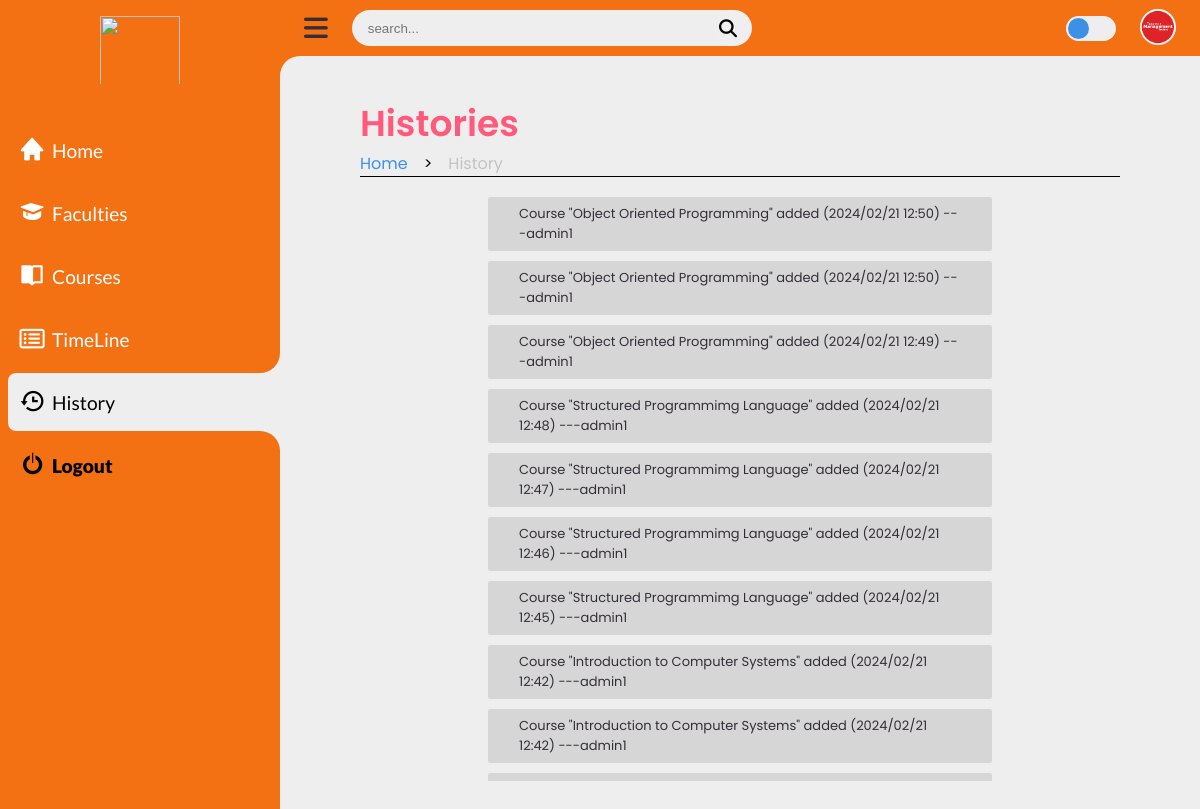
/history/history.php (signed in), run on an earlier commit of the app's database.
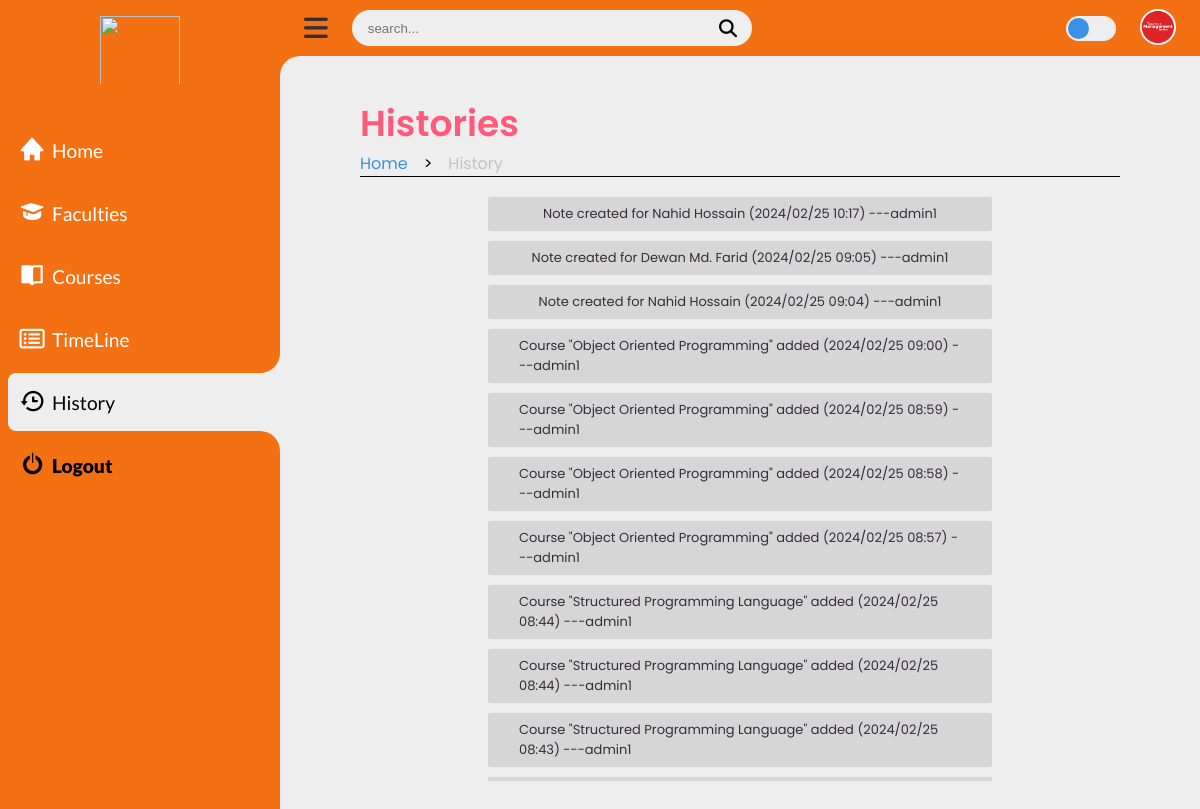
And on a later commit of the database.
### tables this page shows
CREATE TABLE `history` (
  `his_id` int(3) NOT NULL,
  `content_key` varchar(50) NOT NULL,
  `content` varchar(255) NOT NULL,
  `user` varchar(100) NOT NULL,
  `content_activity` varchar(50) NOT NULL
);

### history/fetch_history_BE.php (the view, shortened to what this page needs)
<?php
    include('/xampp/htdocs/web_Progrmming_project/db_con.php');
    $sql = "SELECT content_key, content FROM history ORDER BY his_id DESC";
    $result = $con->query($sql);
    if ($result->num_rows > 0) {
        while($row = $result->fetch_assoc()) {
            echo '<li class="not-completed">
                    <div class="notice-container">
                        <p>' .htmlspecialchars($row["content"]). '</p>
                    </div>
                </li>';
        }
    }
?>

What changed in the data, as far as the page shows it:
removed history: content "Course \"Object Oriented Programming\" added (2024/02/21 12:50) ---admin1"
removed history: content "Course \"Object Oriented Programming\" added (2024/02/21 12:50) ---admin1"
removed history: content "Course \"Object Oriented Programming\" added (2024/02/21 12:49) ---admin1"
removed history: content "Course \"Structured Programmimg Language\" added (2024/02/21 12:48) ---admin1"
removed history: content "Course \"Structured Programmimg Language\" added (2024/02/21 12:47) ---admin1"
removed history: content "Course \"Structured Programmimg Language\" added (2024/02/21 12:46) ---admin1"
removed history: content "Course \"Structured Programmimg Language\" added (2024/02/21 12:45) ---admin1"
removed history: content "Course \"Introduction to Computer Systems\" added (2024/02/21 12:42) ---admin1"
removed history: content "Course \"Introduction to Computer Systems\" added (2024/02/21 12:42) ---admin1"
now on this page (row edited): history: content "Note created for Nahid Hossain (2024/02/25 10:17) ---admin1"
now on this page (row edited): history: content "Note created for Dewan Md. Farid (2024/02/25 09:05) ---admin1"
now on this page (row edited): history: content "Note created for Nahid Hossain (2024/02/25 09:04) ---admin1"
now on this page (row edited): history: content "Course \"Object Oriented Programming\" added (2024/02/25 09:00) ---admin1"
now on this page (row edited): history: content "Course \"Object Oriented Programming\" added (2024/02/25 08:59) ---admin1"
now on this page (row edited): history: content "Course \"Object Oriented Programming\" added (2024/02/25 08:58) ---admin1"
now on this page (row edited): history: content "Course \"Object Oriented Programming\" added (2024/02/25 08:57) ---admin1"
now on this page (row edited): history: content "Course \"Structured Programming Language\" added (2024/02/25 08:44) ---admin1"
now on this page (row edited): history: content "Course \"Structured Programming Language\" added (2024/02/25 08:44) ---admin1"
now on this page (row edited): history: content "Course \"Structured Programming Language\" added (2024/02/25 08:43) ---admin1"
